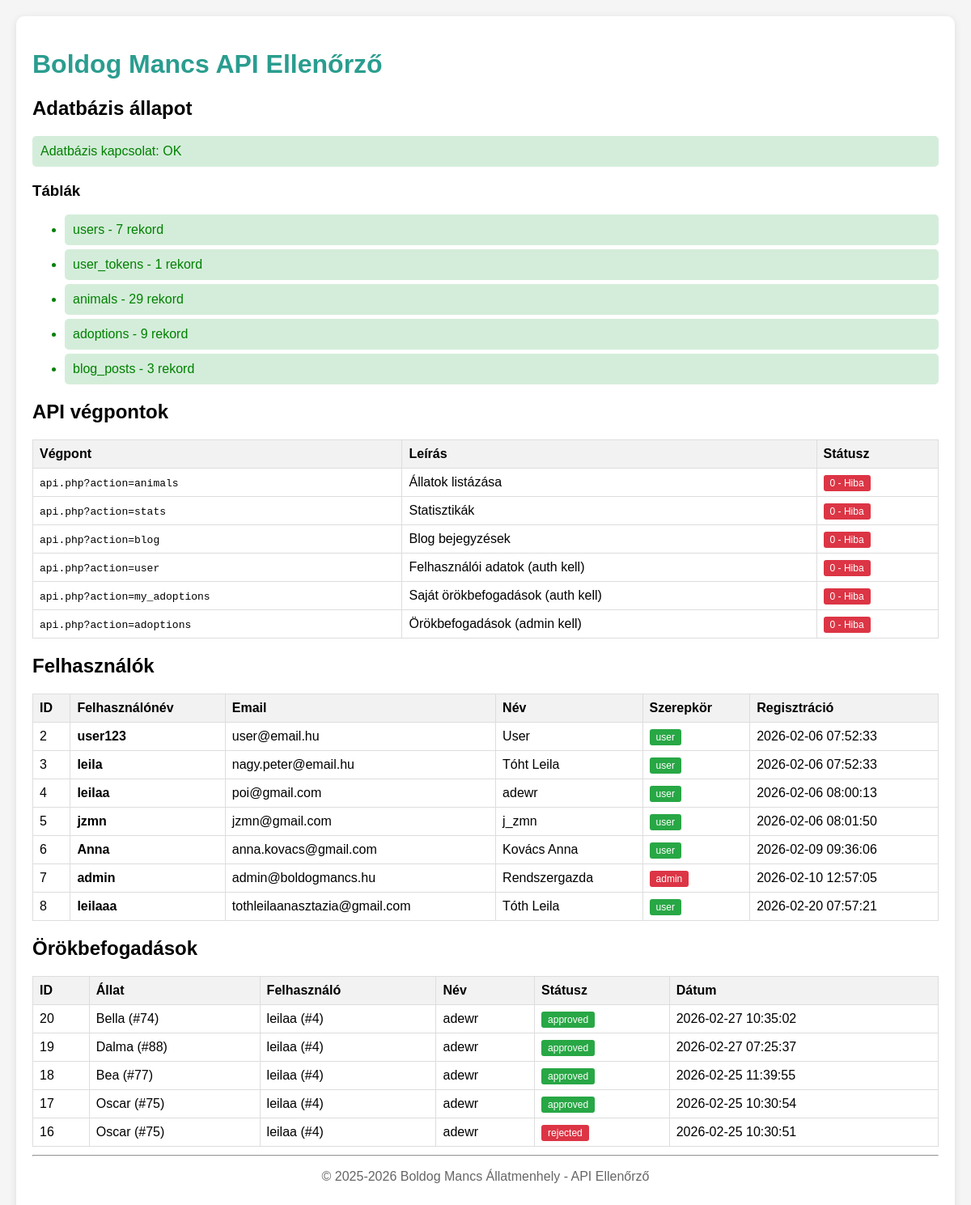
Page /check_api.php on the committed database.
### tables this page shows
CREATE TABLE `users` (
  `id` int(11) NOT NULL,
  `username` varchar(50) NOT NULL,
  `email` varchar(100) NOT NULL,
  `password` varchar(255) NOT NULL,
  `fullname` varchar(100) NOT NULL,
  `role` enum('admin','user') DEFAULT 'user',
  `created_at` timestamp NOT NULL DEFAULT current_timestamp(),
  `updated_at` timestamp NOT NULL DEFAULT current_timestamp() ON UPDATE current_timestamp()
);

CREATE TABLE `adoptions` (
  `id` int(11) NOT NULL,
  `animal_id` int(11) NOT NULL,
  `user_id` int(11) DEFAULT NULL,
  `full_name` varchar(100) NOT NULL,
  `email` varchar(100) NOT NULL,
  `phone` varchar(20) NOT NULL,
  `home_type` varchar(50) DEFAULT NULL,
  `address` varchar(255) DEFAULT NULL,
  `experience` text DEFAULT NULL,
  `message` text DEFAULT NULL,
  `status` enum('pending','approved','rejected','completed') DEFAULT 'pending',
  `created_at` timestamp NOT NULL DEFAULT current_timestamp(),
  `updated_at` timestamp NOT NULL DEFAULT current_timestamp() ON UPDATE current_timestamp()
);

CREATE TABLE `animals` (
  `id` int(11) NOT NULL,
  `name` varchar(50) NOT NULL,
  `type` enum('kutya','macska') NOT NULL,
  `breed` varchar(100) DEFAULT NULL,
  `age` varchar(50) DEFAULT NULL,
  `gender` enum('Hím','Nőstény','Kan','Kandúr') DEFAULT 'Hím',
  `size` enum('kis','kozepes','nagy','kozepes-nagy') DEFAULT 'kozepes',
  `description` text DEFAULT NULL,
  `image` varchar(255) DEFAULT NULL,
  `personality` varchar(255) DEFAULT NULL,
  `history` text DEFAULT NULL,
  `special_needs` text DEFAULT NULL,
  `vaccinations` text DEFAULT NULL,
  `featured` tinyint(1) DEFAULT 0,
  `urgent` tinyint(1) DEFAULT 0,
  `adopted` tinyint(1) DEFAULT 0,
  `created_at` timestamp NOT NULL DEFAULT current_timestamp(),
  `updated_at` timestamp NOT NULL DEFAULT current_timestamp() ON UPDATE current_timestamp()
);

### check_api.php (the view, shortened to what this page needs)
<?php
echo '<!DOCTYPE html>
<html>
<head>
    <title>API Ellenőrző - Boldog Mancs</title>
    <style>
        body { font-family: Arial, sans-serif; margin: 20px; background: #f5f5f5; }
        .container { max-width: 1200px; margin: 0 auto; background: white; padding: 20px; border-radius: 10px; box-shadow: 0 2px 10px rgba(0,0,0,0.1); }
        h1 { color: #2a9d8f; }
        .success { color: green; padding: 10px; background: #d4edda; border-radius: 5px; margin: 5px 0; }
        .error { color: red; padding: 10px; background: #f8d7da; border-radius: 5px; margin: 5px 0; }
        .warning { color: #856404; padding: 10px; background: #fff3cd; border-radius: 5px; margin: 5px 0; }
        table { border-collapse: collapse; width: 100%; margin: 10px 0; }
        th, td { border: 1px solid #ddd; padding: 8px; text-align: left; }
        th { background: #f2f2f2; }
        .badge { padding: 3px 8px; border-radius: 3px; font-size: 12px; }
        .badge-success { background: #28a745; color: white; }
        .badge-danger { background: #dc3545; color: white; }
        .badge-warning { background: #ffc107; color: black; }
    </style>
</head>
<body>
    <div class="container">';
echo '<h1> Boldog Mancs API Ellenőrző</h1>';
$conn = getDBConnection();
echo '<h2> Adatbázis állapot</h2>';
if ($conn) {
    echo '<div class="success"> Adatbázis kapcsolat: OK</div>';
} else {
    echo '<div class="error"> Adatbázis kapcsolat: HIBA</div>';
}
$tables = ['users', 'user_tokens', 'animals', 'adoptions', 'blog_posts'];
echo '<h3> Táblák</h3><ul>';
foreach ($tables as $table) {
    $result = $conn->query("SHOW TABLES LIKE '$table'");
    if ($result->num_rows > 0) {
        $count = $conn->query("SELECT COUNT(*) as c FROM $table")->fetch_assoc()['c'];
        echo "<li class='success'> $table - $count rekord</li>";
    } else {
        echo "<li class='error'> $table - NEM LÉTEZIK</li>";
    }
}
echo '</ul>';
echo '<h2> API végpontok</h2>';
$endpoints = [
    'api.php?action=animals' => 'Állatok listázása',
    'api.php?action=stats' => 'Statisztikák',
    'api.php?action=blog' => 'Blog bejegyzések',
    'api.php?action=user' => 'Felhasználói adatok (auth kell)',
    'api.php?action=my_adoptions' => 'Saját örökbefogadások (auth kell)',
    'api.php?action=adoptions' => 'Örökbefogadások (admin kell)'
];
echo '<table>';
echo '<tr><th>Végpont</th><th>Leírás</th><th>Státusz</th></tr>';
foreach ($endpoints as $endpoint => $description) {
    $url = $endpoint;
    $ch = curl_init($url);
    $httpCode = curl_getinfo($ch, CURLINFO_HTTP_CODE);
    $statusClass = $httpCode == 200 ? 'badge-success' : ($httpCode == 401 || $httpCode == 403 ? 'badge-warning' : 'badge-danger');
    $statusText = $httpCode == 200 ? 'OK' : ($httpCode == 401 ? 'Auth kell' : ($httpCode == 403 ? 'Admin kell' : 'Hiba'));
    echo "<tr>";
    echo "<td><code>$endpoint</code></td>";
    echo "<td>$description</td>";
    echo "<td><span class='badge $statusClass'>$httpCode - $statusText</span></td>";
    echo "</tr>";
}
echo '</table>';
echo '<h2> Felhasználók</h2>';
$result = $conn->query("SELECT id, username, email, fullname, role, created_at FROM users ORDER BY id");
if ($result->num_rows > 0) {
    echo '<table>';
    echo '<tr><th>ID</th><th>Felhasználónév</th><th>Email</th><th>Név</th><th>Szerepkör</th><th>Regisztráció</th></tr>';
    while ($row = $result->fetch_assoc()) {
        $roleClass = $row['role'] == 'admin' ? 'badge-danger' : 'badge-success';
        echo "<tr>";
        echo "<td>{$row['id']}</td>";
        echo "<td><strong>{$row['username']}</strong></td>";
        echo "<td>{$row['email']}</td>";
        echo "<td>{$row['fullname']}</td>";
        echo "<td><span class='badge $roleClass'>{$row['role']}</span></td>";
        echo "<td>{$row['created_at']}</td>";
        echo "</tr>";
    }
    echo '</table>';
} else {
    echo '<div class="warning"> Nincs egyetlen felhasználó sem!</div>';
}
echo '<h2> Örökbefogadások</h2>';
$result = $conn->query("
    SELECT a.*, u.username, an.name as animal_name
    FROM adoptions a
    LEFT JOIN users u ON a.user_id = u.id
    LEFT JOIN animals an ON a.animal_id = an.id
    ORDER BY a.created_at DESC
    LIMIT 5
");
if ($result->num_rows > 0) {
    echo '<table>';
    echo '<tr><th>ID</th><th>Állat</th><th>Felhasználó</th><th>Név</th><th>Státusz</th><th>Dátum</th></tr>';
    while ($row = $result->fetch_assoc()) {
        $statusClass = $row['status'] == 'pending' ? 'badge-warning' : ($row['status'] == 'approved' ? 'badge-success' : 'badge-danger');
        echo "<tr>";
        echo "<td>{$row['id']}</td>";
        echo "<td>{$row['animal_name']} (#{$row['animal_id']})</td>";
        echo "<td>{$row['username']} (#{$row['user_id']})</td>";
        echo "<td>{$row['full_name']}</td>";
        echo "<td><span class='badge $statusClass'>{$row['status']}</span></td>";
        echo "<td>{$row['created_at']}</td>";
        echo "</tr>";
    }
    echo '</table>';
} else {
    echo '<div class="warning"> Nincs egyetlen örökbefogadás sem!</div>';
}
echo '<hr>';
echo '<p style="text-align: center; color: #666;">&copy; 2025-2026 Boldog Mancs Állatmenhely - API Ellenőrző</p>';
echo '</div></body></html>';
?>

### check_api.php (style rules this page uses)
body { font-family: Arial, sans-serif; margin: 20px; background: #f5f5f5; }
.container { max-width: 1200px; margin: 0 auto; background: white; padding: 20px; border-radius: 10px; box-shadow: 0 2px 10px rgba(0,0,0,0.1); }
h1 { color: #2a9d8f; }
.success { color: green; padding: 10px; background: #d4edda; border-radius: 5px; margin: 5px 0; }
table { border-collapse: collapse; width: 100%; margin: 10px 0; }
th, td { border: 1px solid #ddd; padding: 8px; text-align: left; }
th { background: #f2f2f2; }
.badge { padding: 3px 8px; border-radius: 3px; font-size: 12px; }
.badge-success { background: #28a745; color: white; }
.badge-danger { background: #dc3545; color: white; }

### rows in the picture
users: id "2", username "user123", email "user@email.hu", fullname "User", role "user", created_at "2026-02-06 07:52:33"
users: id "3", username "leila", email "nagy.peter@email.hu", fullname "Tóht Leila", role "user", created_at "2026-02-06 07:52:33"
users: id "4", username "leilaa", email "poi@gmail.com", fullname "adewr", role "user", created_at "2026-02-06 08:00:13"
users: id "5", username "jzmn", email "jzmn@gmail.com", fullname "j_zmn", role "user", created_at "2026-02-06 08:01:50"
users: id "6", username "Anna", email "anna.kovacs@gmail.com", fullname "Kovács Anna", role "user", created_at "2026-02-09 09:36:06"
users: id "7", username "admin", email "admin@boldogmancs.hu", fullname "Rendszergazda", role "admin", created_at "2026-02-10 12:57:05"
users: id "8", username "leilaaa", email "tothleilaanasztazia@gmail.com", fullname "Tóth Leila", role "user", created_at "2026-02-20 07:57:21"
adoptions: id "20", animal.name "Bella", animal "74", user.username "leilaa", user "4", full_name "adewr", status "approved", created_at "2026-02-27 10:35:02"
adoptions: id "19", animal.name "Dalma", animal "88", user.username "leilaa", user "4", full_name "adewr", status "approved", created_at "2026-02-27 07:25:37"
adoptions: id "18", animal.name "Bea", animal "77", user.username "leilaa", user "4", full_name "adewr", status "approved", created_at "2026-02-25 11:39:55"
adoptions: id "17", animal.name "Oscar", animal "75", user.username "leilaa", user "4", full_name "adewr", status "approved", created_at "2026-02-25 10:30:54"
adoptions: id "16", animal.name "Oscar", animal "75", user.username "leilaa", user "4", full_name "adewr", status "rejected", created_at "2026-02-25 10:30:51"

### other values in the picture
$table "users"
$count "7"
$table "user_tokens"
$count "1"
$table "animals"
$count "29"
$table "adoptions"
$count "9"
$table "blog_posts"
$count "3"
$endpoint "api.php?action=animals"
$description "Állatok listázása"
$httpCode "0"
$statusText "Hiba"
$endpoint "api.php?action=stats"
